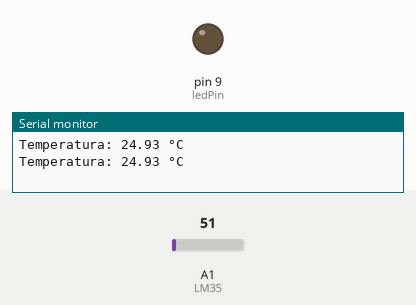
Simulated run of this sketch. Board: Arduino Uno, built with avr-gcc and run on an emulated ATmega328P. Parts: output pins drawn as LEDs (lit = HIGH), the last lines printed to the serial monitor. Inputs (shaded band) come from the test bench; at power-on: A1 (LM35) = 51.

Above: at 1.8 s.
1.9 s: A1 (LM35) set to 57
At 3.1 s:
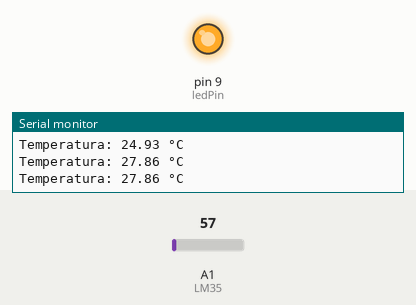
3.5 s: A1 (LM35) set to 30
At 4.7 s:
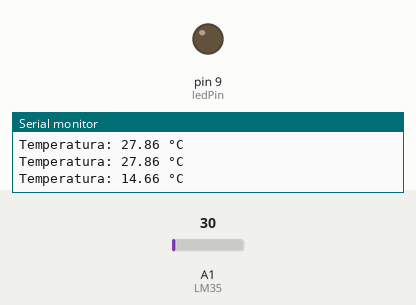
5.5 s: A1 (LM35) set to 61
At 6.3 s:
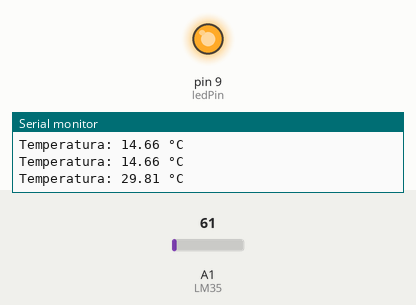
Timing chart, 0 to 8.5 s (numbered marks = the images above; inputs shaded):
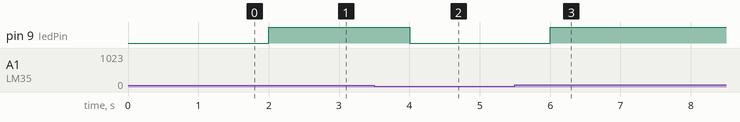

Measured:
- the behaviour switches between 51 and 52 on A1 (LM35) (found by bisection; images 0 and 1)
- after the input at 1.9 s, pin 9 (ledPin): LOW → HIGH after 0.10 s
- after the input at 3.5 s, pin 9 (ledPin): HIGH → LOW after 0.50 s
- after the input at 5.5 s, pin 9 (ledPin): LOW → HIGH after 0.51 s

The sketch:

SensorDeTemperatura.ino
```cpp
float pot;  // variável para armazenar o valor da leitura
float voltage;  // variável para armazenar a tensão
float temperatureC;  // variável para armazenar a temperatura em Celsius
int ledPin = 9;  // pino digital onde o LED está conectado

void setup() {
  Serial.begin(9600);  // inicializa a comunicação serial
  pinMode(ledPin, OUTPUT);  // configura o pino do LED como saída
}

void loop() {
  pot = analogRead(A1);  // lê o valor analógico do LM35

  // Converte o valor lido para uma tensão (considerando a referência de 5V)
  voltage = pot * (5.0 / 1023.0);

  // Converte a tensão para temperatura em Celsius
  temperatureC = voltage * 100.0;  // 10mV por grau Celsius, então multiplicamos por 100

  // Imprime a temperatura em Celsius
  Serial.print("Temperatura: ");
  Serial.print(temperatureC);
  Serial.println(" °C");

  // Controle do LED baseado na temperatura
  if (temperatureC > 25.0) {
    digitalWrite(ledPin, HIGH);  // Acende o LED se a temperatura for maior que 25°C
  } else if (temperatureC <= 25.0) {
    digitalWrite(ledPin, LOW);  // Apaga o LED se a temperatura for 24°C ou menor
  }

  delay(1000);  // Aguarda 1 segundo antes de fazer a próxima leitura
}
```
